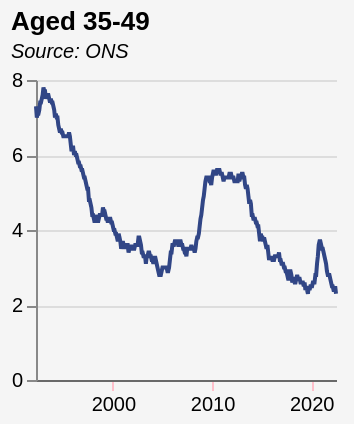

Write the Vega-Lite specification saved for this chart.
### Vega-Lite specification from a JSON file in a GitHub repository (floating-point values rounded to 4 significant figures; data arrays with more than 128 entries replaced by an {"elided": "..."} marker saying what was removed)
{"$schema": "https://vega.github.io/schema/vega-lite/v5.json", "title": {"text": "Aged 35-49", "subtitle": " Source: ONS", "subtitleFontStyle": "italic", "subtitleFontSize": 10, "anchor": "start", "color": "black", "subtitleColor": "black"}, "config": {"background": "whitesmoke", "view": {"stroke": "transparent"}}, "width": 150, "height": 150, "data": {"values": {"elided": "364 records"}, "format": {"parse": {"date": "date"}}}, "mark": {"type": "line", "point": false, "color": "#314686"}, "encoding": {"x": {"field": "date", "type": "temporal", "axis": {"title": null, "grid": false, "labelSeparation": 10, "domainColor": "dimgrey", "labelColor": "black", "tickColor": "pink", "gridColor": "dimgrey"}}, "y": {"field": "value", "type": "quantitative", "title": ""}}}
